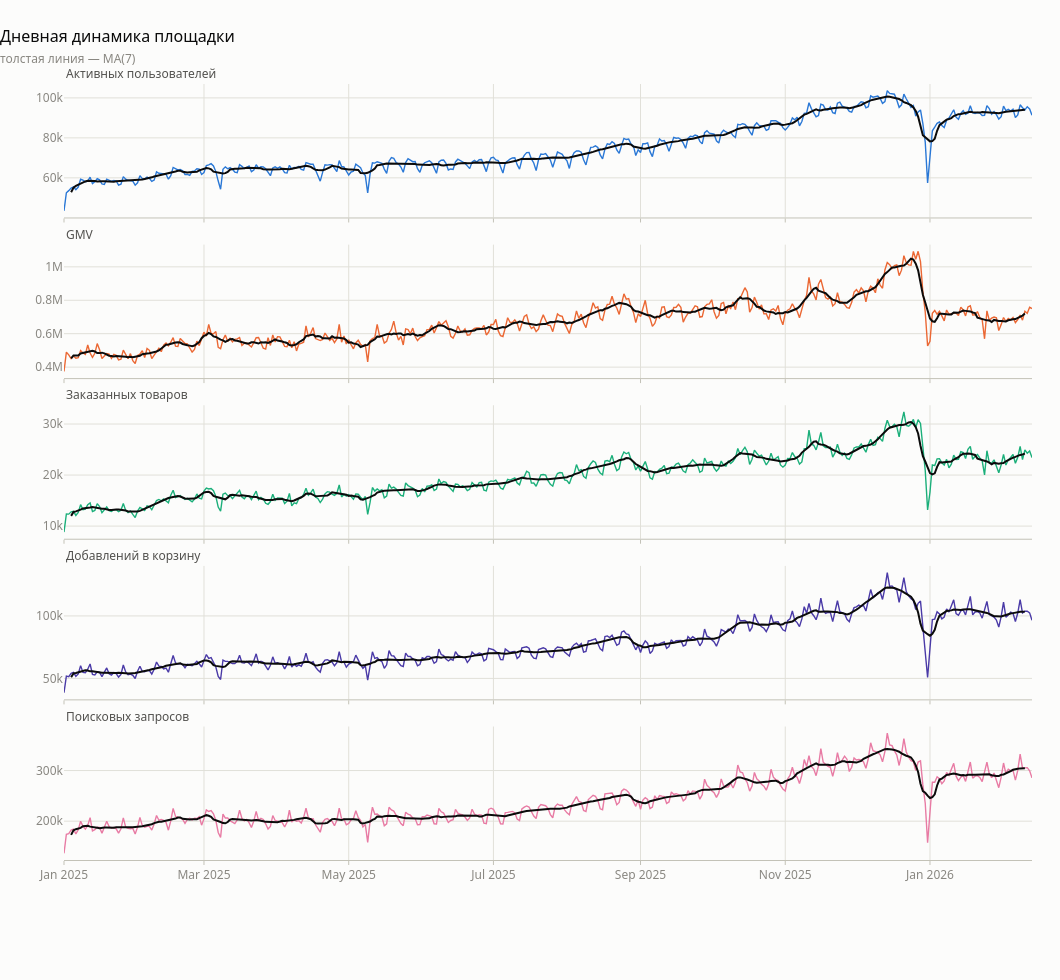

Notebook code for this chart:
### Code cell
metrics = [("dau", "Активных пользователей", 0),
           ("gmv", "GMV", 1),
           ("orders", "Заказанных товаров", 2),
           ("carts", "Добавлений в корзину", 6),
           ("searches", "Поисковых запросов", 4)]

fig = make_subplots(rows=len(metrics), cols=1, shared_xaxes=True,
                    vertical_spacing=0.035,
                    subplot_titles=[m[1] for m in metrics])
for i, (col, name, slot) in enumerate(metrics, start=1):
    y = daily[col].to_numpy().astype("float64")
    fig.add_trace(go.Scatter(x=DATES, y=y, name=name, mode="lines",
                             line=dict(color=SERIES[slot], width=1.4),
                             showlegend=False), row=i, col=1)
    # скользящее среднее 7д — снимает недельную пилу
    ma = np.convolve(y, np.ones(7) / 7, mode="same")
    ma[:3] = np.nan; ma[-3:] = np.nan
    fig.add_trace(go.Scatter(x=DATES, y=ma, mode="lines", showlegend=False,
                             line=dict(color=INK, width=2)), row=i, col=1)
for a in fig.layout.annotations:
    a.font = dict(size=12, color=INK2)
    a.x, a.xanchor = 0, "left"
show(fig, "Дневная динамика площадки",
     sub="толстая линия — MA(7)", h=980, w=1060)

### Figure 1 — Plotly figure (JSON) as saved in the notebook; plotly's stock layout.template omitted (floating-point values rounded to 4 significant figures; data arrays with more than 128 entries replaced by an {"elided": "..."} marker saying what was removed)
{"data": [{"line": {"color": "#2a78d6", "width": 1.4}, "mode": "lines", "name": "Активных пользователей", "showlegend": false, "type": "scatter", "x": {"elided": "409 str values"}, "xaxis": "x", "y": {"elided": "409 float values"}, "yaxis": "y"}, {"line": {"color": "#0b0b0b", "width": 2}, "mode": "lines", "showlegend": false, "type": "scatter", "x": {"elided": "409 str values"}, "xaxis": "x", "y": {"elided": "409 float values"}, "yaxis": "y"}, {"line": {"color": "#eb6834", "width": 1.4}, "mode": "lines", "name": "GMV", "showlegend": false, "type": "scatter", "x": {"elided": "409 str values"}, "xaxis": "x2", "y": {"elided": "409 float values"}, "yaxis": "y2"}, {"line": {"color": "#0b0b0b", "width": 2}, "mode": "lines", "showlegend": false, "type": "scatter", "x": {"elided": "409 str values"}, "xaxis": "x2", "y": {"elided": "409 float values"}, "yaxis": "y2"}, {"line": {"color": "#1baf7a", "width": 1.4}, "mode": "lines", "name": "Заказанных товаров", "showlegend": false, "type": "scatter", "x": {"elided": "409 str values"}, "xaxis": "x3", "y": {"elided": "409 float values"}, "yaxis": "y3"}, {"line": {"color": "#0b0b0b", "width": 2}, "mode": "lines", "showlegend": false, "type": "scatter", "x": {"elided": "409 str values"}, "xaxis": "x3", "y": {"elided": "409 float values"}, "yaxis": "y3"}, {"line": {"color": "#4a3aa7", "width": 1.4}, "mode": "lines", "name": "Добавлений в корзину", "showlegend": false, "type": "scatter", "x": {"elided": "409 str values"}, "xaxis": "x4", "y": {"elided": "409 float values"}, "yaxis": "y4"}, {"line": {"color": "#0b0b0b", "width": 2}, "mode": "lines", "showlegend": false, "type": "scatter", "x": {"elided": "409 str values"}, "xaxis": "x4", "y": {"elided": "409 float values"}, "yaxis": "y4"}, {"line": {"color": "#e87ba4", "width": 1.4}, "mode": "lines", "name": "Поисковых запросов", "showlegend": false, "type": "scatter", "x": {"elided": "409 str values"}, "xaxis": "x5", "y": {"elided": "409 float values"}, "yaxis": "y5"}, {"line": {"color": "#0b0b0b", "width": 2}, "mode": "lines", "showlegend": false, "type": "scatter", "x": {"elided": "409 str values"}, "xaxis": "x5", "y": {"elided": "409 float values"}, "yaxis": "y5"}], "layout": {"annotations": [{"font": {"color": "#52514e", "size": 12}, "showarrow": false, "text": "Активных пользователей", "x": 0, "xanchor": "left", "xref": "paper", "y": 1.0, "yanchor": "bottom", "yref": "paper"}, {"font": {"color": "#52514e", "size": 12}, "showarrow": false, "text": "GMV", "x": 0, "xanchor": "left", "xref": "paper", "y": 0.793, "yanchor": "bottom", "yref": "paper"}, {"font": {"color": "#52514e", "size": 12}, "showarrow": false, "text": "Заказанных товаров", "x": 0, "xanchor": "left", "xref": "paper", "y": 0.586, "yanchor": "bottom", "yref": "paper"}, {"font": {"color": "#52514e", "size": 12}, "showarrow": false, "text": "Добавлений в корзину", "x": 0, "xanchor": "left", "xref": "paper", "y": 0.379, "yanchor": "bottom", "yref": "paper"}, {"font": {"color": "#52514e", "size": 12}, "showarrow": false, "text": "Поисковых запросов", "x": 0, "xanchor": "left", "xref": "paper", "y": 0.172, "yanchor": "bottom", "yref": "paper"}], "autosize": false, "height": 980, "margin": {"t": 84}, "title": {"text": "Дневная динамика площадки<br><span style='font-size:12px;color:#898781'>толстая линия — MA(7)</span>"}, "width": 1060, "xaxis": {"anchor": "y", "automargin": true, "domain": [0.0, 1.0], "matches": "x5", "showticklabels": false}, "xaxis2": {"anchor": "y2", "automargin": true, "domain": [0.0, 1.0], "matches": "x5", "showticklabels": false}, "xaxis3": {"anchor": "y3", "automargin": true, "domain": [0.0, 1.0], "matches": "x5", "showticklabels": false}, "xaxis4": {"anchor": "y4", "automargin": true, "domain": [0.0, 1.0], "matches": "x5", "showticklabels": false}, "xaxis5": {"anchor": "y5", "automargin": true, "domain": [0.0, 1.0]}, "yaxis": {"anchor": "x", "automargin": true, "domain": [0.828, 1.0]}, "yaxis2": {"anchor": "x2", "automargin": true, "domain": [0.621, 0.793]}, "yaxis3": {"anchor": "x3", "automargin": true, "domain": [0.414, 0.586]}, "yaxis4": {"anchor": "x4", "automargin": true, "domain": [0.207, 0.379]}, "yaxis5": {"anchor": "x5", "automargin": true, "domain": [0.0, 0.172]}}}
